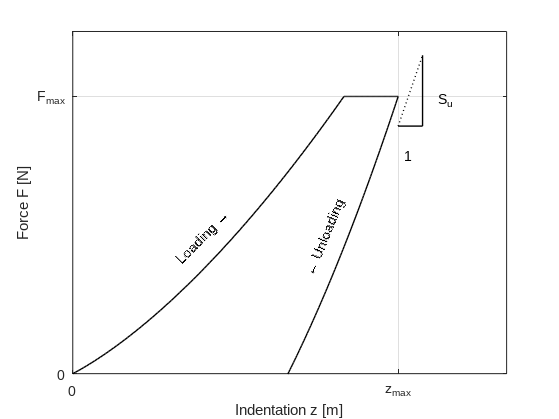

MATLAB code to generate this figure:
function plotSchematicIndentation()

%%%%%%%%%%%%%%%%%%%%%%%%%%%%%%%%%%%%%%%%%%%%%%%%%%%%%%
% Schematic force displacement curve

CFcn1 = @(x) 0.5.*x.^1.8 + 20.6.*x ;
CFcn2 = @(x) 0.5.*100.^1.8 + 20.6.*100.*ones(size(x));
CFcn3 = @(x)  0.5.*(x).^2 - (0.5.*100.^1.8 + 20.6.*100.*ones(size(x))) + 850.5 + 50;

% DFcn3 = @(x) x;

y1 = linspace(0,100,100);
y2 = linspace(100,120,100);
y3 = linspace(78,120,100);


lineInstructions = {'marker','none','markerfacecolor','k','markersize',4,'color','k', ...
                       'linewidth',1,'linestyle','-'};
figure('units','centimeters','OuterPosition',[10 10 8 8]);

plot(y1, CFcn1(y1),lineInstructions{:})
hold on
plot(y2, CFcn2(y2),lineInstructions{:})
plot(y3, CFcn3(y3),lineInstructions{:})

% plot([90 120] , [0 4051],'--','color','k','linewidth',1)

plot(4+[116 125],-2.4*4051+115.*[116 125],'color','k','linewidth',1,'linestyle',':')

% plot([100 110],4051/30.*[100 100]-12200,'color','k')
% plot([110 110],4051/30.*[100 110]-12200,'color','k')

plot(4+[116 125],-2.4*4051+115.*[116 116],'color','k','linewidth',1)
plot(4+[125 125],-2.4*4051+115.*[116 125],'color','k','linewidth',1)


xlim([0 160])
ylim([0 5000])

xlabel('Indentation z [m]')
ylabel('Force F [N]')

yticks([0 4051])
yticklabels({'0','F_{max}'})

xticks([0 120])
xticklabels({'0','z_{max}'})

% text(45,1950,'\rightarrow','horizontalalignment','left','fontname','Arial','rotation',45)
% text(50,2000,'\rightarrow','horizontalalignment','left','fontname','Arial','rotation',45)
% text(55,2050,'\rightarrow','horizontalalignment','left','fontname','Arial','rotation',45)

text(48,2000,'Loading \rightarrow','horizontalalignment','center','fontname','Arial','rotation',45)
text(93,2000,'\leftarrow Unloading','horizontalalignment','center','fontname','Arial','rotation',68)

% text(112,1800,'S_u','horizontalAlignment','left','fontname','Arial')
% text(105,1000,'1','horizontalAlignment','center','fontname','Arial')

text(124,3200,'1','horizontalAlignment','center','fontname','Arial')
text(135,4000,'S_u','horizontalAlignment','left','fontname','Arial')

set(gca,'fontsize',10,'fontname','Arial','Xgrid','on','Ygrid','on')

set(gcf,'PaperPositionMode','auto')
print('schematicIndentation','-dpng','-r400')